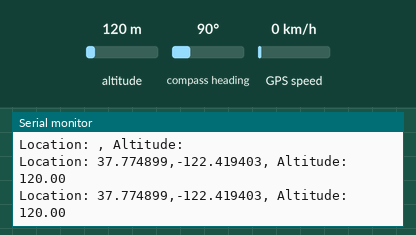
This sketch was run on a simulated Arduino Uno, built for the host (arithmetic inside an expression is 32-bit, double 64-bit). Parts: the last lines printed to the serial monitor. The inputs (shaded band) are chosen by the test bench; at power-on: altitude 120 m, compass heading 90°, GPS speed 0 km/h. The GPS gets a fix after 3 s at 37.7749, -122.4194 with 8 satellites.

Above: at 4.8 s.
4.9 s: altitude set to 20 m
At 5.7 s:
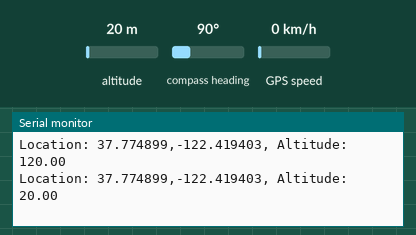
6.5 s: altitude set to 250 m
At 7.8 s:
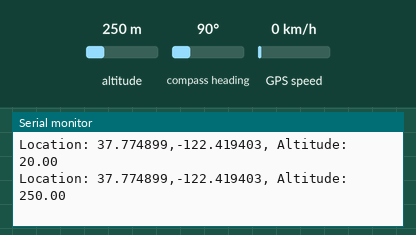
Timing chart, 0 to 9.5 s (numbered marks = the images above; inputs shaded):
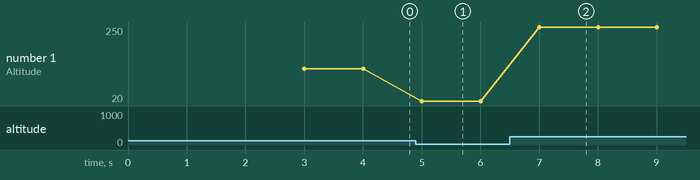

The sketch:

NMEAsimple.ino
```cpp
#include <NMEAGPS.h>

//======================================================================
//  Program: NMEAsimple.ino
//
//  Description:  This program shows simple usage of NeoGPS
//
//  Prerequisites:
//     1) NMEA.ino works with your device (correct TX/RX pins and baud rate)
//     2) At least one of the RMC, GGA or GLL sentences have been enabled in NMEAGPS_cfg.h.
//     3) Your device at least one of those sentences (use NMEAorder.ino to confirm).
//     4) LAST_SENTENCE_IN_INTERVAL has been set to one of those sentences in NMEAGPS_cfg.h (use NMEAorder.ino).
//     5) LOCATION and ALTITUDE have been enabled in GPSfix_cfg.h
//
//  'Serial' is for debug output to the Serial Monitor window.
//
//  License:
//    Copyright (C) 2014-2017, SlashDevin
//
//    This file is part of NeoGPS
//
//    NeoGPS is free software: you can redistribute it and/or modify
//    it under the terms of the GNU General Public License as published by
//    the Free Software Foundation, either version 3 of the License, or
//    (at your option) any later version.
//
//    NeoGPS is distributed in the hope that it will be useful,
//    but WITHOUT ANY WARRANTY; without even the implied warranty of
//    MERCHANTABILITY or FITNESS FOR A PARTICULAR PURPOSE.  See the
//    GNU General Public License for more details.
//
//    You should have received a copy of the GNU General Public License
//    along with NeoGPS.  If not, see <http://www.gnu.org/licenses/>.
//
//======================================================================

#include <GPSport.h>

NMEAGPS  gps; // This parses the GPS characters
gps_fix  fix; // This holds on to the latest values

void setup()
{
  DEBUG_PORT.begin(9600);
  while (!Serial)
    ;
  DEBUG_PORT.print( F("NMEAsimple.INO: started\n") );

  gpsPort.begin(38400);
}

//--------------------------

void loop()
{
  while (gps.available( gpsPort )) {
    fix = gps.read();

    DEBUG_PORT.print( F("Location: ") );
    if (fix.valid.location) {
      DEBUG_PORT.print( fix.latitude(), 6 );
      DEBUG_PORT.print( ',' );
      DEBUG_PORT.print( fix.longitude(), 6 );
    }

    DEBUG_PORT.print( F(", Altitude: ") );
    if (fix.valid.altitude)
      DEBUG_PORT.print( fix.altitude() );

    DEBUG_PORT.println();
  }
}
```

Measured:
- after the input at 4.9 s, the serial monitor: prints a new line after 0.10 s (image 1)
- after the input at 6.5 s, the serial monitor: prints a new line after 0.50 s (image 2)
- plotted number 1: 120 → 20 after the input at 4.9 s, 20 → 250 after the input at 6.5 s
